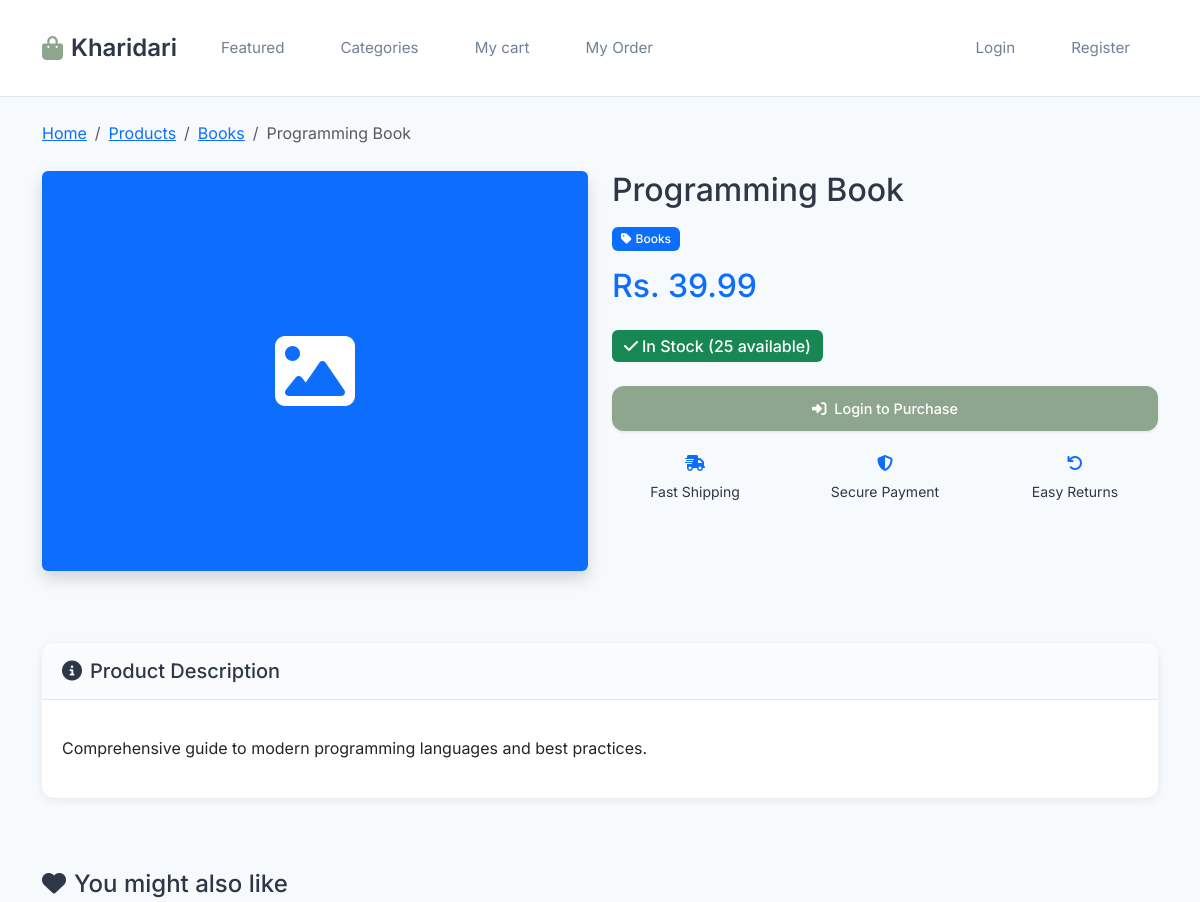
/product/programming-book/ (upper part), run on an earlier commit of the app's database.
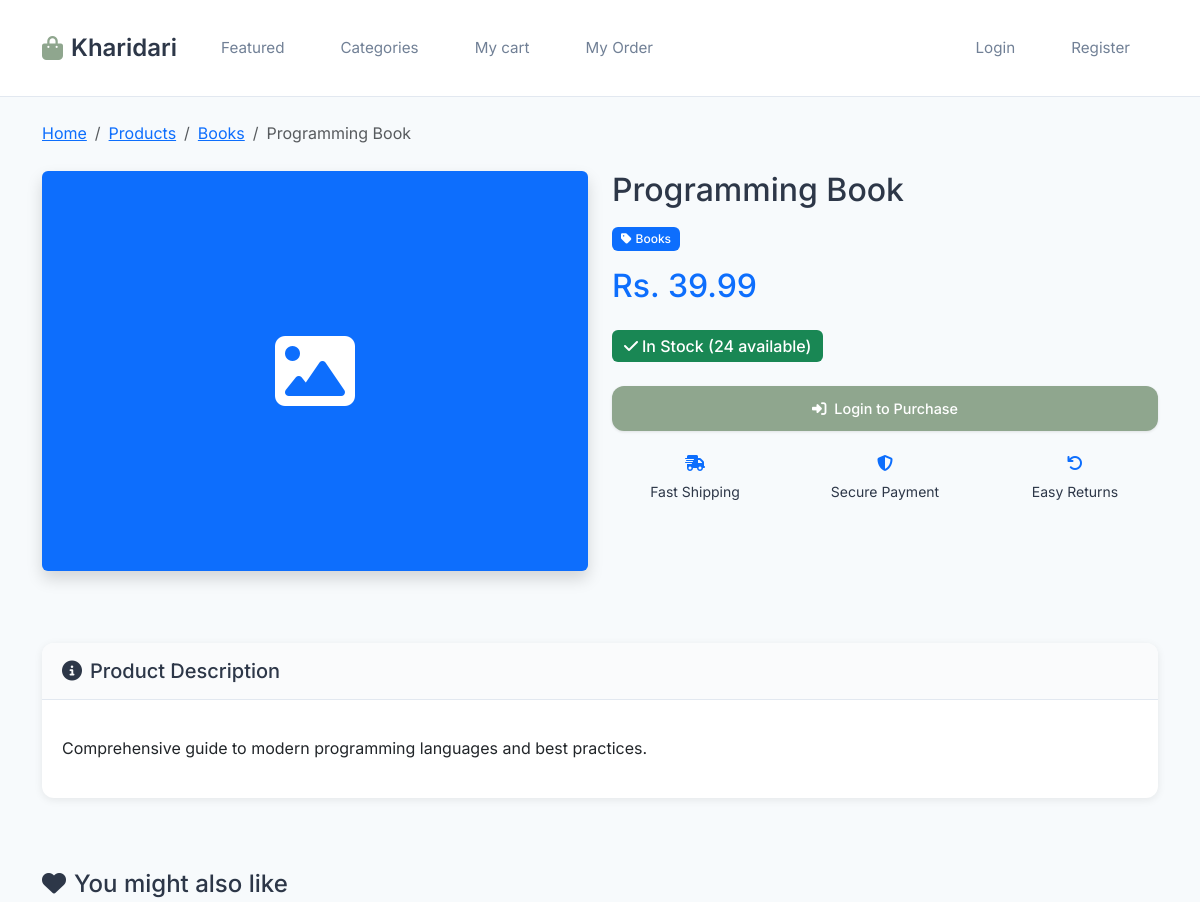
And on a later commit of the database.
### ecommerce/models.py (models this page shows, shortened)
class Product(models.Model):
    name = models.CharField(max_length=200)
    slug = models.SlugField(max_length=200, unique=True)
    description = models.TextField()
    price = models.DecimalField(max_digits=10, decimal_places=2)
    discount_price = models.DecimalField(max_digits=10, decimal_places=2, blank=True, null=True)
    category = models.ForeignKey(Category, on_delete=models.CASCADE, related_name='products')
    image = models.ImageField(upload_to='products/')
    stock = models.PositiveIntegerField(default=0)
    is_active = models.BooleanField(default=True)
    is_featured = models.BooleanField(default=False)
    created_at = models.DateTimeField(auto_now_add=True)
    updated_at = models.DateTimeField(auto_now=True)
    class Meta:
        ordering = ['-created_at']
    def get_absolute_url(self):
        return reverse('product_detail', kwargs={'slug': self.slug})
    @property
    def get_discount_percentage(self):
        if self.discount_price and self.price > self.discount_price:
            return int(((self.price - self.discount_price) / self.price) * 100)
        return 0
    @property
    def is_in_stock(self):
        return self.stock > 0

class Category(models.Model):
    name = models.CharField(max_length=100, unique=True)
    slug = models.SlugField(max_length=100, unique=True)
    description = models.TextField(blank=True)
    image = models.ImageField(upload_to='categories/', blank=True, null=True)
    created_at = models.DateTimeField(auto_now_add=True)
    updated_at = models.DateTimeField(auto_now=True)
    is_active = models.BooleanField(default=True)
    class Meta:
        verbose_name_plural = "Categories"
        ordering = ['name']

### ecommerce/views.py (the view)
# urls.py: path('product/<slug:slug>/', views.ProductDetailView.as_view(), name='product_detail'),
class ProductDetailView(DetailView):
    model = Product
    template_name = 'ecommerce/product_detail.html'
    context_object_name = 'product'
    def get_context_data(self, **kwargs):
        context = super().get_context_data(**kwargs)
        context['related_products'] = Product.objects.filter(
            category=self.object.category,
            is_active=True
        ).exclude(id=self.object.id)[:4]
        return context

### templates/ecommerce/product_detail.html (shortened to what the changed rows need)
{% extends 'base.html' %}
{% load static %}
{% block content %}
<div class="container py-4">
    <nav aria-label="breadcrumb" class="mb-4">
        <ol class="breadcrumb">
            <li class="breadcrumb-item"><a href="{% url 'home' %}">Home</a></li>
            <li class="breadcrumb-item"><a href="{% url 'product_list' %}">Products</a></li>
            <li class="breadcrumb-item"><a href="{% url 'category_products' product.category.slug %}">{{ product.category.name }}</a></li>
            <li class="breadcrumb-item active">{{ product.name|truncatechars:30 }}</li>
        </ol>
    </nav>
    <div class="row">
        <div class="col-lg-6">
            <div class="product-details">
                <h1 class="h2 mb-3">{{ product.name }}</h1>
                <div class="mb-3">
                    <a href="{% url 'category_products' product.category.slug %}"
                       class="badge bg-primary text-decoration-none">
                        <i class="fas fa-tag me-1"></i>{{ product.category.name }}
                    </a>
                </div>
                <div class="price-section mb-4">
                    {% if product.discount_price %}
                        <span class="h2 text-primary">Rs. {{ product.discount_price }}</span>
                        <span class="h4 text-muted text-decoration-line-through ms-3">Rs. {{ product.price }}</span>
                        <div class="text-success mt-2">
                            <i class="fas fa-tag me-1"></i>You save {{ product.get_discount_percentage }}%
                        </div>
                    {% else %}
                        <span class="h2 text-primary">Rs. {{ product.price }}</span>
                    {% endif %}
                </div>
                <div class="stock-status mb-4">
                    {% if product.is_in_stock %}
                        <span class="badge bg-success fs-6">
                            <i class="fas fa-check me-1"></i>In Stock ({{ product.stock }} available)
                        </span>
                    {% else %}
                        <span class="badge bg-danger fs-6">
                            <i class="fas fa-times me-1"></i>Out of Stock
                        </span>
                    {% endif %}
                </div>
                {% if product.is_in_stock and user.is_authenticated and not user.is_superuser and not user.is_staff %}
                    <form class="add-to-cart-form mb-4" data-product-id="{{ product.id }}">
                        {% csrf_token %}
                        <div class="row align-items-end">
                            <div class="col-md-4">
                                <label for="quantity" class="form-label">Quantity:</label>
                                <input type="number" class="form-control" id="quantity" name="quantity"
                                       value="1" min="1" max="{{ product.stock }}">
                            </div>
                            <div class="col-md-8">
                                <button type="submit" class="btn btn-primary btn-lg w-100">
                                    <i class="fas fa-cart-plus me-2"></i>Add to Cart
                                </button>
                            </div>
                        </div>
                    </form>
                {% elif not user.is_authenticated %}
                    <div class="mb-4">
                        <a href="{% url 'login' %}" class="btn btn-primary btn-lg w-100">
                        </a>
                    </div>
                {% endif %}
                <div class="product-features mb-4">
                    <div class="row text-center">
                    </div>
                </div>
            </div>
        </div>
    </div>
    <div class="row mt-5">
        <div class="col-12">
            <div class="card">
                <div class="card-body">
                    <p class="lead">{{ product.description|linebreaks }}</p>
                </div>
            </div>
        </div>
    </div>
</div>
{% endblock %}

What changed in the data, as far as the page shows it:
changed Product "Programming Book": stock "25" → "24"
